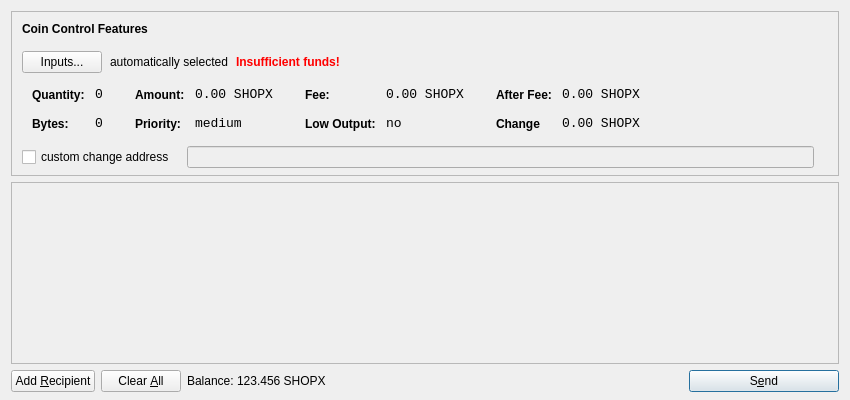
<?xml version="1.0" encoding="UTF-8"?>
<ui version="4.0">
 <class>SendCoinsDialog</class>
 <widget class="QDialog" name="SendCoinsDialog">
  <property name="geometry">
   <rect>
    <x>0</x>
    <y>0</y>
    <width>850</width>
    <height>400</height>
   </rect>
  </property>
  <property name="windowTitle">
   <string>Send Coins</string>
  </property>
  <layout class="QVBoxLayout" name="verticalLayout" stretch="0,1,0">
   <property name="bottomMargin">
    <number>8</number>
   </property>
   <item>
    <widget class="QFrame" name="frameCoinControl">
     <property name="sizePolicy">
      <sizepolicy hsizetype="Expanding" vsizetype="Expanding">
       <horstretch>0</horstretch>
       <verstretch>0</verstretch>
      </sizepolicy>
     </property>
     <property name="maximumSize">
      <size>
       <width>16777215</width>
       <height>16777215</height>
      </size>
     </property>
     <property name="frameShape">
      <enum>QFrame::StyledPanel</enum>
     </property>
     <property name="frameShadow">
      <enum>QFrame::Sunken</enum>
     </property>
     <layout class="QVBoxLayout" name="verticalLayoutCoinControl2">
      <property name="spacing">
       <number>-1</number>
      </property>
      <property name="leftMargin">
       <number>0</number>
      </property>
      <property name="topMargin">
       <number>0</number>
      </property>
      <property name="rightMargin">
       <number>0</number>
      </property>
      <property name="bottomMargin">
       <number>6</number>
      </property>
      <item>
       <layout class="QVBoxLayout" name="verticalLayoutCoinControl" stretch="0,0,0,0,1">
        <property name="spacing">
         <number>0</number>
        </property>
        <property name="leftMargin">
         <number>10</number>
        </property>
        <property name="topMargin">
         <number>10</number>
        </property>
        <item>
         <layout class="QHBoxLayout" name="horizontalLayoutCoinControl1">
          <property name="bottomMargin">
           <number>15</number>
          </property>
          <item>
           <widget class="QLabel" name="labelCoinControlFeatures">
            <property name="sizePolicy">
             <sizepolicy hsizetype="Preferred" vsizetype="Maximum">
              <horstretch>0</horstretch>
              <verstretch>0</verstretch>
             </sizepolicy>
            </property>
            <property name="font">
             <font>
              <weight>75</weight>
              <bold>true</bold>
             </font>
            </property>
            <property name="styleSheet">
             <string notr="true">font-weight:bold;</string>
            </property>
            <property name="text">
             <string>Coin Control Features</string>
            </property>
           </widget>
          </item>
         </layout>
        </item>
        <item>
         <layout class="QHBoxLayout" name="horizontalLayoutCoinControl2" stretch="0,0,0,0">
          <property name="spacing">
           <number>8</number>
          </property>
          <property name="bottomMargin">
           <number>10</number>
          </property>
          <item>
           <widget class="QPushButton" name="pushButtonCoinControl">
            <property name="styleSheet">
             <string notr="true"/>
            </property>
            <property name="text">
             <string>Inputs...</string>
            </property>
           </widget>
          </item>
          <item>
           <widget class="QLabel" name="labelCoinControlAutomaticallySelected">
            <property name="text">
             <string>automatically selected</string>
            </property>
            <property name="margin">
             <number>5</number>
            </property>
           </widget>
          </item>
          <item>
           <widget class="QLabel" name="labelCoinControlInsuffFunds">
            <property name="font">
             <font>
              <weight>75</weight>
              <bold>true</bold>
             </font>
            </property>
            <property name="styleSheet">
             <string notr="true">color:red;font-weight:bold;</string>
            </property>
            <property name="text">
             <string>Insufficient funds!</string>
            </property>
            <property name="margin">
             <number>5</number>
            </property>
           </widget>
          </item>
          <item>
           <spacer name="horizontalSpacerCoinControl">
            <property name="orientation">
             <enum>Qt::Horizontal</enum>
            </property>
            <property name="sizeHint" stdset="0">
             <size>
              <width>40</width>
              <height>1</height>
             </size>
            </property>
           </spacer>
          </item>
         </layout>
        </item>
        <item>
         <widget class="QWidget" name="widgetCoinControl" native="true">
          <property name="sizePolicy">
           <sizepolicy hsizetype="Preferred" vsizetype="Preferred">
            <horstretch>0</horstretch>
            <verstretch>0</verstretch>
           </sizepolicy>
          </property>
          <property name="minimumSize">
           <size>
            <width>0</width>
            <height>0</height>
           </size>
          </property>
          <property name="styleSheet">
           <string notr="true"/>
          </property>
          <layout class="QHBoxLayout" name="horizontalLayoutCoinControl5">
           <property name="margin">
            <number>0</number>
           </property>
           <item>
            <layout class="QHBoxLayout" name="horizontalLayoutCoinControl3" stretch="0,0,0,1">
             <property name="spacing">
              <number>20</number>
             </property>
             <property name="topMargin">
              <number>0</number>
             </property>
             <property name="bottomMargin">
              <number>10</number>
             </property>
             <item>
              <layout class="QFormLayout" name="formLayoutCoinControl1">
               <property name="horizontalSpacing">
                <number>10</number>
               </property>
               <property name="verticalSpacing">
                <number>14</number>
               </property>
               <property name="leftMargin">
                <number>10</number>
               </property>
               <property name="topMargin">
                <number>4</number>
               </property>
               <property name="rightMargin">
                <number>6</number>
               </property>
               <item row="0" column="0">
                <widget class="QLabel" name="labelCoinControlQuantityText">
                 <property name="styleSheet">
                  <string notr="true">font-weight:bold;</string>
                 </property>
                 <property name="text">
                  <string>Quantity:</string>
                 </property>
                 <property name="margin">
                  <number>0</number>
                 </property>
                </widget>
               </item>
               <item row="0" column="1">
                <widget class="QLabel" name="labelCoinControlQuantity">
                 <property name="font">
                  <font>
                   <family>Monospace</family>
                   <pointsize>10</pointsize>
                  </font>
                 </property>
                 <property name="cursor">
                  <cursorShape>IBeamCursor</cursorShape>
                 </property>
                 <property name="contextMenuPolicy">
                  <enum>Qt::ActionsContextMenu</enum>
                 </property>
                 <property name="text">
                  <string>0</string>
                 </property>
                 <property name="margin">
                  <number>0</number>
                 </property>
                 <property name="textInteractionFlags">
                  <set>Qt::LinksAccessibleByMouse|Qt::TextSelectableByKeyboard|Qt::TextSelectableByMouse</set>
                 </property>
                </widget>
               </item>
               <item row="1" column="0">
                <widget class="QLabel" name="labelCoinControlBytesText">
                 <property name="styleSheet">
                  <string notr="true">font-weight:bold;</string>
                 </property>
                 <property name="text">
                  <string>Bytes:</string>
                 </property>
                </widget>
               </item>
               <item row="1" column="1">
                <widget class="QLabel" name="labelCoinControlBytes">
                 <property name="font">
                  <font>
                   <family>Monospace</family>
                   <pointsize>10</pointsize>
                  </font>
                 </property>
                 <property name="cursor">
                  <cursorShape>IBeamCursor</cursorShape>
                 </property>
                 <property name="contextMenuPolicy">
                  <enum>Qt::ActionsContextMenu</enum>
                 </property>
                 <property name="text">
                  <string>0</string>
                 </property>
                 <property name="textInteractionFlags">
                  <set>Qt::LinksAccessibleByMouse|Qt::TextSelectableByKeyboard|Qt::TextSelectableByMouse</set>
                 </property>
                </widget>
               </item>
              </layout>
             </item>
             <item>
              <layout class="QFormLayout" name="formLayoutCoinControl2">
               <property name="horizontalSpacing">
                <number>10</number>
               </property>
               <property name="verticalSpacing">
                <number>14</number>
               </property>
               <property name="leftMargin">
                <number>6</number>
               </property>
               <property name="topMargin">
                <number>4</number>
               </property>
               <property name="rightMargin">
                <number>6</number>
               </property>
               <item row="0" column="0">
                <widget class="QLabel" name="labelCoinControlAmountText">
                 <property name="styleSheet">
                  <string notr="true">font-weight:bold;</string>
                 </property>
                 <property name="text">
                  <string>Amount:</string>
                 </property>
                 <property name="margin">
                  <number>0</number>
                 </property>
                </widget>
               </item>
               <item row="0" column="1">
                <widget class="QLabel" name="labelCoinControlAmount">
                 <property name="font">
                  <font>
                   <family>Monospace</family>
                   <pointsize>10</pointsize>
                  </font>
                 </property>
                 <property name="cursor">
                  <cursorShape>IBeamCursor</cursorShape>
                 </property>
                 <property name="contextMenuPolicy">
                  <enum>Qt::ActionsContextMenu</enum>
                 </property>
                 <property name="text">
                  <string>0.00 SHOPX</string>
                 </property>
                 <property name="textInteractionFlags">
                  <set>Qt::LinksAccessibleByMouse|Qt::TextSelectableByKeyboard|Qt::TextSelectableByMouse</set>
                 </property>
                </widget>
               </item>
               <item row="1" column="0">
                <widget class="QLabel" name="labelCoinControlPriorityText">
                 <property name="styleSheet">
                  <string notr="true">font-weight:bold;</string>
                 </property>
                 <property name="text">
                  <string>Priority:</string>
                 </property>
                </widget>
               </item>
               <item row="1" column="1">
                <widget class="QLabel" name="labelCoinControlPriority">
                 <property name="font">
                  <font>
                   <family>Monospace</family>
                   <pointsize>10</pointsize>
                  </font>
                 </property>
                 <property name="cursor">
                  <cursorShape>IBeamCursor</cursorShape>
                 </property>
                 <property name="contextMenuPolicy">
                  <enum>Qt::ActionsContextMenu</enum>
                 </property>
                 <property name="text">
                  <string>medium</string>
                 </property>
                 <property name="textInteractionFlags">
                  <set>Qt::LinksAccessibleByMouse|Qt::TextSelectableByKeyboard|Qt::TextSelectableByMouse</set>
                 </property>
                </widget>
               </item>
              </layout>
             </item>
             <item>
              <layout class="QFormLayout" name="formLayoutCoinControl3">
               <property name="horizontalSpacing">
                <number>10</number>
               </property>
               <property name="verticalSpacing">
                <number>14</number>
               </property>
               <property name="leftMargin">
                <number>6</number>
               </property>
               <property name="topMargin">
                <number>4</number>
               </property>
               <property name="rightMargin">
                <number>6</number>
               </property>
               <item row="0" column="0">
                <widget class="QLabel" name="labelCoinControlFeeText">
                 <property name="styleSheet">
                  <string notr="true">font-weight:bold;</string>
                 </property>
                 <property name="text">
                  <string>Fee:</string>
                 </property>
                 <property name="margin">
                  <number>0</number>
                 </property>
                </widget>
               </item>
               <item row="0" column="1">
                <widget class="QLabel" name="labelCoinControlFee">
                 <property name="font">
                  <font>
                   <family>Monospace</family>
                   <pointsize>10</pointsize>
                  </font>
                 </property>
                 <property name="cursor">
                  <cursorShape>IBeamCursor</cursorShape>
                 </property>
                 <property name="contextMenuPolicy">
                  <enum>Qt::ActionsContextMenu</enum>
                 </property>
                 <property name="text">
                  <string>0.00 SHOPX</string>
                 </property>
                 <property name="textInteractionFlags">
                  <set>Qt::LinksAccessibleByMouse|Qt::TextSelectableByKeyboard|Qt::TextSelectableByMouse</set>
                 </property>
                </widget>
               </item>
               <item row="1" column="0">
                <widget class="QLabel" name="labelCoinControlLowOutputText">
                 <property name="styleSheet">
                  <string notr="true">font-weight:bold;</string>
                 </property>
                 <property name="text">
                  <string>Low Output:</string>
                 </property>
                </widget>
               </item>
               <item row="1" column="1">
                <widget class="QLabel" name="labelCoinControlLowOutput">
                 <property name="font">
                  <font>
                   <family>Monospace</family>
                   <pointsize>10</pointsize>
                  </font>
                 </property>
                 <property name="cursor">
                  <cursorShape>IBeamCursor</cursorShape>
                 </property>
                 <property name="contextMenuPolicy">
                  <enum>Qt::ActionsContextMenu</enum>
                 </property>
                 <property name="text">
                  <string>no</string>
                 </property>
                 <property name="textInteractionFlags">
                  <set>Qt::LinksAccessibleByMouse|Qt::TextSelectableByKeyboard|Qt::TextSelectableByMouse</set>
                 </property>
                </widget>
               </item>
              </layout>
             </item>
             <item>
              <layout class="QFormLayout" name="formLayoutCoinControl4">
               <property name="horizontalSpacing">
                <number>10</number>
               </property>
               <property name="verticalSpacing">
                <number>14</number>
               </property>
               <property name="leftMargin">
                <number>6</number>
               </property>
               <property name="topMargin">
                <number>4</number>
               </property>
               <property name="rightMargin">
                <number>6</number>
               </property>
               <item row="0" column="0">
                <widget class="QLabel" name="labelCoinControlAfterFeeText">
                 <property name="styleSheet">
                  <string notr="true">font-weight:bold;</string>
                 </property>
                 <property name="text">
                  <string>After Fee:</string>
                 </property>
                 <property name="margin">
                  <number>0</number>
                 </property>
                </widget>
               </item>
               <item row="0" column="1">
                <widget class="QLabel" name="labelCoinControlAfterFee">
                 <property name="font">
                  <font>
                   <family>Monospace</family>
                   <pointsize>10</pointsize>
                  </font>
                 </property>
                 <property name="cursor">
                  <cursorShape>IBeamCursor</cursorShape>
                 </property>
                 <property name="contextMenuPolicy">
                  <enum>Qt::ActionsContextMenu</enum>
                 </property>
                 <property name="text">
                  <string>0.00 SHOPX</string>
                 </property>
                 <property name="textInteractionFlags">
                  <set>Qt::LinksAccessibleByMouse|Qt::TextSelectableByKeyboard|Qt::TextSelectableByMouse</set>
                 </property>
                </widget>
               </item>
               <item row="1" column="0">
                <widget class="QLabel" name="labelCoinControlChangeText">
                 <property name="styleSheet">
                  <string notr="true">font-weight:bold;</string>
                 </property>
                 <property name="text">
                  <string>Change</string>
                 </property>
                </widget>
               </item>
               <item row="1" column="1">
                <widget class="QLabel" name="labelCoinControlChange">
                 <property name="font">
                  <font>
                   <family>Monospace</family>
                   <pointsize>10</pointsize>
                  </font>
                 </property>
                 <property name="cursor">
                  <cursorShape>IBeamCursor</cursorShape>
                 </property>
                 <property name="contextMenuPolicy">
                  <enum>Qt::ActionsContextMenu</enum>
                 </property>
                 <property name="text">
                  <string>0.00 SHOPX</string>
                 </property>
                 <property name="textInteractionFlags">
                  <set>Qt::LinksAccessibleByMouse|Qt::TextSelectableByKeyboard|Qt::TextSelectableByMouse</set>
                 </property>
                </widget>
               </item>
              </layout>
             </item>
            </layout>
           </item>
          </layout>
         </widget>
        </item>
        <item>
         <layout class="QHBoxLayout" name="horizontalLayoutCoinControl4" stretch="0,0,0">
          <property name="spacing">
           <number>12</number>
          </property>
          <property name="sizeConstraint">
           <enum>QLayout::SetDefaultConstraint</enum>
          </property>
          <property name="topMargin">
           <number>5</number>
          </property>
          <property name="rightMargin">
           <number>5</number>
          </property>
          <item>
           <widget class="QCheckBox" name="checkBoxCoinControlChange">
            <property name="text">
             <string>custom change address</string>
            </property>
           </widget>
          </item>
          <item>
           <widget class="QLineEdit" name="lineEditCoinControlChange">
            <property name="enabled">
             <bool>false</bool>
            </property>
            <property name="sizePolicy">
             <sizepolicy hsizetype="Expanding" vsizetype="Fixed">
              <horstretch>0</horstretch>
              <verstretch>0</verstretch>
             </sizepolicy>
            </property>
           </widget>
          </item>
          <item>
           <widget class="QLabel" name="labelCoinControlChangeLabel">
            <property name="sizePolicy">
             <sizepolicy hsizetype="Preferred" vsizetype="Expanding">
              <horstretch>0</horstretch>
              <verstretch>0</verstretch>
             </sizepolicy>
            </property>
            <property name="minimumSize">
             <size>
              <width>0</width>
              <height>0</height>
             </size>
            </property>
            <property name="text">
             <string/>
            </property>
            <property name="margin">
             <number>3</number>
            </property>
           </widget>
          </item>
         </layout>
        </item>
        <item>
         <spacer name="verticalSpacerCoinControl">
          <property name="orientation">
           <enum>Qt::Vertical</enum>
          </property>
          <property name="sizeHint" stdset="0">
           <size>
            <width>800</width>
            <height>1</height>
           </size>
          </property>
         </spacer>
        </item>
       </layout>
      </item>
     </layout>
    </widget>
   </item>
   <item>
    <widget class="QScrollArea" name="scrollArea">
     <property name="widgetResizable">
      <bool>true</bool>
     </property>
     <widget class="QWidget" name="scrollAreaWidgetContents">
      <property name="geometry">
       <rect>
        <x>0</x>
        <y>0</y>
        <width>830</width>
        <height>165</height>
       </rect>
      </property>
      <layout class="QVBoxLayout" name="verticalLayout_2">
       <property name="margin">
        <number>0</number>
       </property>
       <item>
        <layout class="QVBoxLayout" name="entries">
         <property name="spacing">
          <number>6</number>
         </property>
        </layout>
       </item>
       <item>
        <spacer name="verticalSpacer">
         <property name="orientation">
          <enum>Qt::Vertical</enum>
         </property>
         <property name="sizeHint" stdset="0">
          <size>
           <width>20</width>
           <height>40</height>
          </size>
         </property>
        </spacer>
       </item>
      </layout>
     </widget>
    </widget>
   </item>
   <item>
    <layout class="QHBoxLayout" name="horizontalLayout">
     <item>
      <widget class="QPushButton" name="addButton">
       <property name="toolTip">
        <string>Send to multiple recipients at once</string>
       </property>
       <property name="text">
        <string>Add &amp;Recipient</string>
       </property>
       <property name="icon">
        <iconset resource="../bitcoin.qrc">
         <normaloff>:/icons/add</normaloff>:/icons/add</iconset>
       </property>
       <property name="autoDefault">
        <bool>false</bool>
       </property>
      </widget>
     </item>
     <item>
      <widget class="QPushButton" name="clearButton">
       <property name="sizePolicy">
        <sizepolicy hsizetype="Minimum" vsizetype="Fixed">
         <horstretch>0</horstretch>
         <verstretch>0</verstretch>
        </sizepolicy>
       </property>
       <property name="toolTip">
        <string>Remove all transaction fields</string>
       </property>
       <property name="text">
        <string>Clear &amp;All</string>
       </property>
       <property name="icon">
        <iconset resource="../bitcoin.qrc">
         <normaloff>:/icons/remove</normaloff>:/icons/remove</iconset>
       </property>
       <property name="autoRepeatDelay">
        <number>300</number>
       </property>
       <property name="autoDefault">
        <bool>false</bool>
       </property>
      </widget>
     </item>
     <item>
      <layout class="QHBoxLayout" name="horizontalLayout_2">
       <property name="spacing">
        <number>3</number>
       </property>
       <item>
        <widget class="QLabel" name="label">
         <property name="sizePolicy">
          <sizepolicy hsizetype="Preferred" vsizetype="Fixed">
           <horstretch>0</horstretch>
           <verstretch>0</verstretch>
          </sizepolicy>
         </property>
         <property name="text">
          <string>Balance:</string>
         </property>
        </widget>
       </item>
       <item>
        <widget class="QLabel" name="labelBalance">
         <property name="sizePolicy">
          <sizepolicy hsizetype="Preferred" vsizetype="Fixed">
           <horstretch>0</horstretch>
           <verstretch>0</verstretch>
          </sizepolicy>
         </property>
         <property name="cursor">
          <cursorShape>IBeamCursor</cursorShape>
         </property>
         <property name="text">
          <string>123.456 SHOPX</string>
         </property>
         <property name="textInteractionFlags">
          <set>Qt::LinksAccessibleByMouse|Qt::TextSelectableByKeyboard|Qt::TextSelectableByMouse</set>
         </property>
        </widget>
       </item>
      </layout>
     </item>
     <item>
      <spacer name="horizontalSpacer">
       <property name="orientation">
        <enum>Qt::Horizontal</enum>
       </property>
       <property name="sizeHint" stdset="0">
        <size>
         <width>40</width>
         <height>20</height>
        </size>
       </property>
      </spacer>
     </item>
     <item>
      <widget class="QPushButton" name="sendButton">
       <property name="minimumSize">
        <size>
         <width>150</width>
         <height>0</height>
        </size>
       </property>
       <property name="toolTip">
        <string>Confirm the send action</string>
       </property>
       <property name="text">
        <string>S&amp;end</string>
       </property>
       <property name="icon">
        <iconset resource="../bitcoin.qrc">
         <normaloff>:/icons/send</normaloff>:/icons/send</iconset>
       </property>
       <property name="default">
        <bool>true</bool>
       </property>
      </widget>
     </item>
    </layout>
   </item>
  </layout>
 </widget>
 <resources>
  <include location="../bitcoin.qrc"/>
 </resources>
 <connections/>
</ui>
